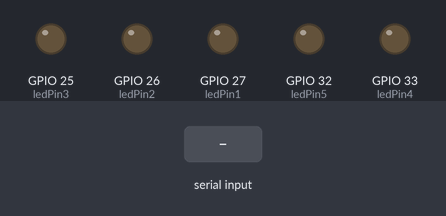
A program run on a simulated ESP32. Parts: output pins drawn as LEDs (lit = HIGH). The test bench sets the inputs (shaded band). What the program prints to the serial monitor is not drawn.

Above: at 1.3 s.
1.4 s: "1\n" received over Serial
At 2.1 s:
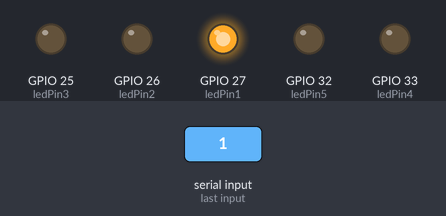
2.9 s: "2\n" received over Serial
At 3.2 s:
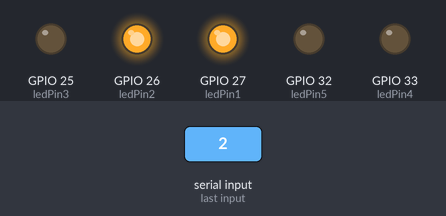
4.4 s: "3\n" received over Serial
At 5.6 s:
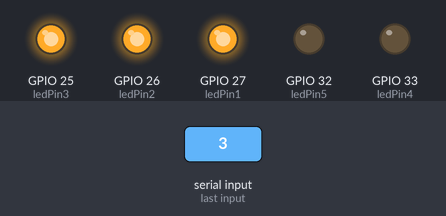
5.9 s: "4\n" received over Serial
At 6.7 s:
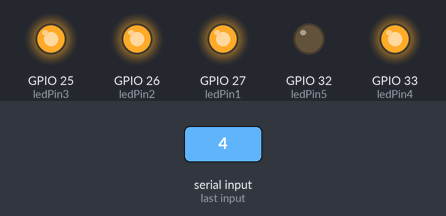
7.4 s: "5\n" received over Serial
At 7.9 s:
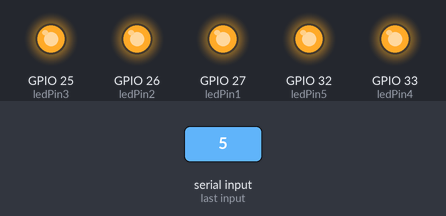
8.9 s: "1\n" received over Serial
At 10.2 s:
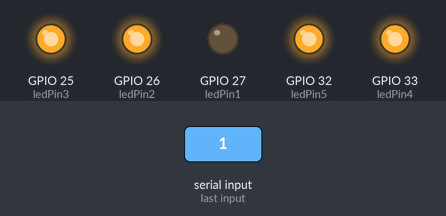
Timing chart, 0 to 11.4 s (numbered marks = the images above; inputs shaded):
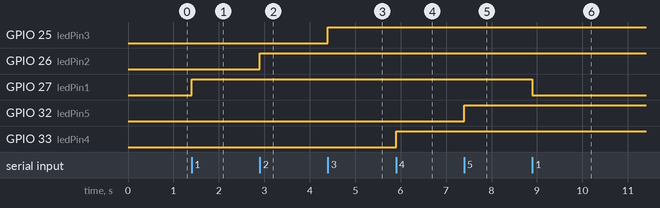

Measured:
- after the input at 1.4 s, GPIO 27 (ledPin1): LOW → HIGH at once
- after the input at 2.9 s, GPIO 26 (ledPin2): LOW → HIGH at once
- after the input at 4.4 s, GPIO 25 (ledPin3): LOW → HIGH at once
- after the input at 5.9 s, GPIO 33 (ledPin4): LOW → HIGH at once
- after the input at 7.4 s, GPIO 32 (ledPin5): LOW → HIGH at once
- after the input at 8.9 s, GPIO 27 (ledPin1): HIGH → LOW at once

The program:

main.cpp
```cpp
#include <Arduino.h>

// 定义 LED 连接的引脚 (ESP32)
const int ledPin1 = 27;
const int ledPin2 = 26;
const int ledPin3 = 25;
const int ledPin4 = 33;
const int ledPin5 = 32;


void setup() {
  // 初始化 LED 引脚为输出模式
  pinMode(ledPin1, OUTPUT);
  pinMode(ledPin2, OUTPUT);
  pinMode(ledPin3, OUTPUT);
  pinMode(ledPin4, OUTPUT);
  pinMode(ledPin5, OUTPUT);

  // 确保启动时所有 LED 都是熄灭的
  digitalWrite(ledPin1, LOW);
  digitalWrite(ledPin2, LOW);
  digitalWrite(ledPin3, LOW);
  digitalWrite(ledPin4, LOW);
  digitalWrite(ledPin5, LOW);

  // 初始化串口通信，波特率设置为 9600
  Serial.begin(9600);

  // 在串口监视器上显示启动信息和控制指令
  Serial.println("ESP32 5 LED 控制程序已启动！");
  Serial.println("输入 '1' 控制 LED1 (GPIO27) 亮/灭");
  Serial.println("输入 '2' 控制 LED2 (GPIO26) 亮/灭");
  Serial.println("输入 '3' 控制 LED3 (GPIO25) 亮/灭");
  Serial.println("输入 '4' 控制 LED4 (GPIO33) 亮/灭");
  Serial.println("输入 '5' 控制 LED5 (GPIO32) 亮/灭");
}

void loop() {
  // 检查串口是否有数据可读
  if (Serial.available() > 0) {
    // 读取串口接收到的指令
    String command = Serial.readStringUntil('\n');
    command.trim();

    // 根据接收到的指令执行相应的操作
    if (command == "1") {
      digitalWrite(ledPin1, !digitalRead(ledPin1)); // 切换 LED1 的状态
      Serial.print("LED1 (GPIO27) 状态已切换为: ");
      Serial.println(digitalRead(ledPin1) ? "亮" : "灭");
    } else if (command == "2") {
      digitalWrite(ledPin2, !digitalRead(ledPin2)); // 切换 LED2 的状态
      Serial.print("LED2 (GPIO26) 状态已切换为: ");
      Serial.println(digitalRead(ledPin2) ? "亮" : "灭");
    } else if (command == "3") {
      digitalWrite(ledPin3, !digitalRead(ledPin3)); // 切换 LED3 的状态
      Serial.print("LED3 (GPIO25) 状态已切换为: ");
      Serial.println(digitalRead(ledPin3) ? "亮" : "灭");
    } else if (command == "4") {
      digitalWrite(ledPin4, !digitalRead(ledPin4)); // 切换 LED4 的状态
      Serial.print("LED4 (GPIO33) 状态已切换为: ");
      Serial.println(digitalRead(ledPin4) ? "亮" : "灭");
    } else if (command == "5") {
      digitalWrite(ledPin5, !digitalRead(ledPin5)); // 切换 LED5 的状态
      Serial.print("LED5 (GPIO32) 状态已切换为: ");
      Serial.println(digitalRead(ledPin5) ? "亮" : "灭");
    } else {
      Serial.print("未知指令: ");
      Serial.println(command);
    }
  }
}
```
